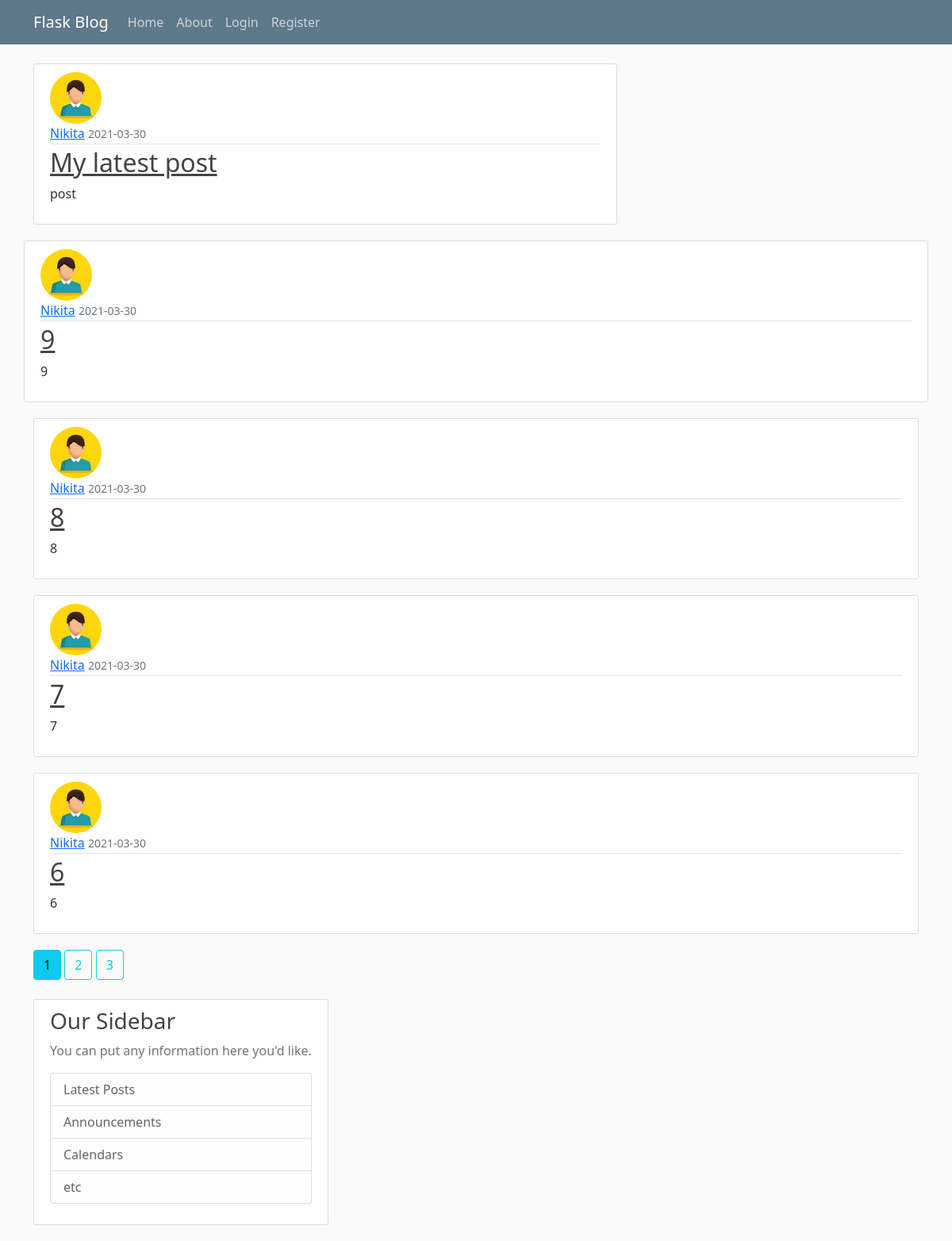
Page /home on the earlier database version.
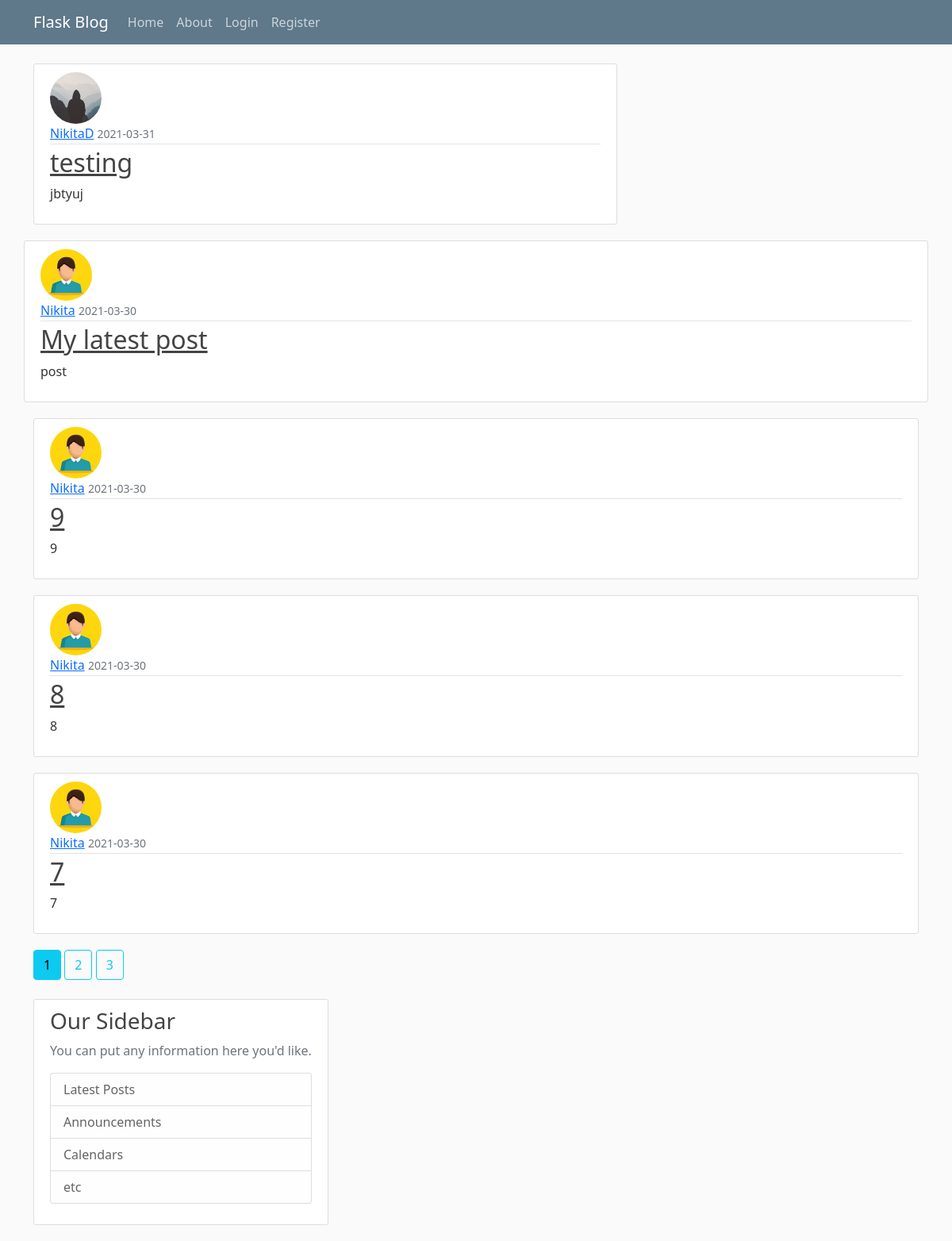
Same page on the later database version.
### flaskblog/models.py (models this page shows, shortened)
class Post(db.Model):
    id = db.Column(db.Integer, primary_key=True)
    title = db.Column(db.String(100), nullable=False)
    date_posted = db.Column(db.DateTime, nullable=False,
                            default=datetime.utcnow)
    content = db.Column(db.Text, nullable=False)
    user_id = db.Column(db.Integer, db.ForeignKey('user.id'), nullable=False)

class User(db.Model, UserMixin):
    id = db.Column(db.Integer, primary_key=True)
    username = db.Column(db.String(20), unique=True, nullable=False)
    email = db.Column(db.String(120), unique=True, nullable=False)
    image_file = db.Column(db.String(20), nullable=False,
                           default='default.jpg')
    password = db.Column(db.String(60), nullable=False)
    posts = db.relationship('Post', backref='author', lazy=True)

### flaskblog/main/routes.py (the view)
@main.route("/")
@main.route("/home")
def home():
    page = request.args.get('page', 1, type=int)
    posts = Post.query.order_by(
        Post.date_posted.desc()).paginate(page=page, per_page=5)
    return render_template('home.html', posts=posts)

### flaskblog/templates/home.html
{% extends "layouts.html" %}
{% block content %}
{% for post in posts.items %}
<article class="media content-section">
    <img class="rounded-circle article-img"
        src="{{ url_for('static', filename='profile_pics/' + post.author.image_file) }}" <div class="media-body">
    <div class="article-metadata">
        <a class="mr-2" href="{{ url_for('users.user_posts', username=post.author.username) }}">{{ post.author.username }}</a>
        <small class="text-muted">{{ post.date_posted.strftime('%Y-%m-%d') }}</small>
    </div>
    <h2><a class="article-title" href="{{ url_for('posts.post', post_id=post.id) }}">{{ post.title }}</a></h2>
    <p class="article-content">{{ post.content }}</p>
    </div>
</article>
{% endfor %}
{% for page_num in posts.iter_pages(left_edge=1, right_edge=1, left_current=1, right_current=2) %}
{% if page_num %}
{% if posts.page == page_num %}
<a class="btn btn-info mb-4" href="{{ url_for('main.home', page=page_num) }}">{{ page_num }}</a>
{% else %}
<a class="btn btn-outline-info mb-4" href="{{ url_for('main.home', page=page_num) }}">{{ page_num }}</a>
{% endif %}
{% else %}
...
{% endif %}
{% endfor %}
{% endblock content %}

Differences in the rows shown:
no longer on this page (row unchanged): Post: image_file (picture), author.username "Nikita", date_posted "2021-03-30", title "6", content "6"
added Post: image_file (placeholder picture), author.username "NikitaD", date_posted "2021-03-31", title "testing", content "jbtyuj"
